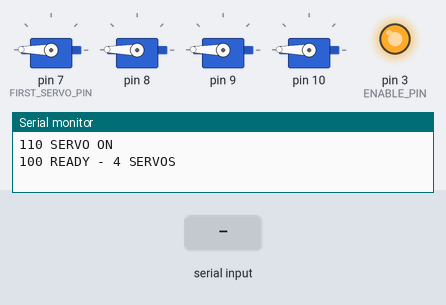
This sketch was run on a simulated Arduino Uno, built with avr-gcc and run on an emulated ATmega328P. Parts: 4 × servo, output pins drawn as LEDs (lit = HIGH), the last lines printed to the serial monitor. Inputs (shaded band) come from the test bench.

Above: at 1.9 s.
2.0 s: "1 90\n" received over Serial
At 3.0 s:
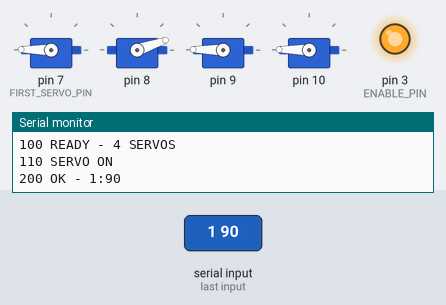
5.0 s: "1 90 45\n" received over Serial
At 8.3 s:
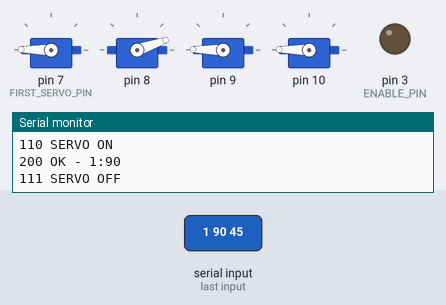
Timing chart, 0 to 9.8 s (numbered marks = the images above; inputs shaded):
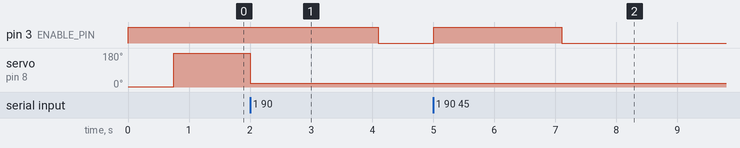

The sketch:

status-display.ino
```cpp
/**
 * Driver for Arduino-based status display with NUM_SERVOS servos that
 * are mounted inside dials.  Uses a custom designed interface card
 * for the servos, but you can connect the servos directly to the pins
 * as well.
 *
 * Needs a bit of cleanup, but this is workable.
 *
 *
 * TODO(borud): Fix return codes so they are more consistent and
 *              document them
 *
 * TODO(borud): Make wakeup time proportional to longest travel needed
 *              so we can reduce amount of time needed for servos to
 *              be on.  They are noisy and annoying.
  *
 * @author borud
 */

#include <string.h>
#include <Servo.h>

#define NUM_SERVOS   4
#define SERVO_MIN    1
#define SERVO_MAX  179

#define SERVO_MIN_PULSE_WIDTH 500
#define SERVO_MAX_PULSE_WIDTH 2500

#define FIRST_SERVO_PIN     7
#define ENABLE_PIN          3
#define SERIAL_BUFFER_SIZE 80

// Whenever we write to the servos we keep the power on for
// a few seconds to make sure the servos have time to react.
#define WAKEUP_MILLIS           2100

// Wake up servos every 10 minutes to adjust for drift
#define PERIODIC_WAKEUP_MILLIS  600000l

// Define how we map input values to the servos and read them from the
// servo lib.  This just maps a 0-100 value range to the dials.
#define MAP_SERVO(x) map(x, 0, 100, SERVO_MAX, SERVO_MIN)
#define MAP_SERVO_REVERSE(x) map(x, SERVO_MAX, SERVO_MIN, 0, 100)

static Servo servos[NUM_SERVOS];
static char buffer[SERIAL_BUFFER_SIZE];
static byte buffer_offset = 0;
static boolean overflow_mode = false;

// Variables for tracking wakeup state and the timestamp of the last
// wakeup period start.
static boolean wakeup = false;
static long last_wakeup = 0;


void setup() {
    Serial.begin(9600);

    // Set up the enable pin
    pinMode(ENABLE_PIN, OUTPUT);
    digitalWrite(ENABLE_PIN, LOW);

    // Attach all the servos and "zero" the values
    for (int i = 0; i < NUM_SERVOS; i++) {
        servos[i].attach(FIRST_SERVO_PIN + i, SERVO_MIN_PULSE_WIDTH, SERVO_MAX_PULSE_WIDTH);
        servos[i].write(MAP_SERVO(0));
    }

    memset(buffer, 0, SERIAL_BUFFER_SIZE);

    show_initial();

    Serial.print(F("100 READY - "));
    Serial.print(NUM_SERVOS);
    Serial.println(F(" SERVOS"));
}

/**
 * Whenever this is called we turn on the enable pin for the servos
 * and record the time when the servos were turned on.  After
 * WAKEUP_MILLIS milliseconds we turn them off again.
 */
void servo_wakeup() {
    digitalWrite(ENABLE_PIN, HIGH);
    last_wakeup = millis();
    wakeup = true;

    // Attach all the servos
    for (int i = 0; i < NUM_SERVOS; i++) {
        servos[i].attach(FIRST_SERVO_PIN + i, SERVO_MIN_PULSE_WIDTH, SERVO_MAX_PULSE_WIDTH);
    }

    Serial.println("110 SERVO ON");
}

/**
 * This gets called from the main loop to determine if we are in
 * wakeup mode and if so, if it is time to set the enable pin low and
 * shut down the servos.
 *
 */
void servo_wakeup_timeout() {
    long now = millis();

    if (wakeup) {
        if ((now - last_wakeup) > WAKEUP_MILLIS) {
            digitalWrite(ENABLE_PIN, LOW);
            wakeup = false;

            // For some reason the lower spec servos I've tried tend to
            for (int i = 0; i < NUM_SERVOS; i++) {
                servos[i].detach();
            }

            Serial.println("111 SERVO OFF");
        }
    }
}

/**
 * Upon startup, just run all of the servos to the maximum value and
 * then to 0.
 */
void show_initial() {
    servo_wakeup();
    for (int i = 0; i < NUM_SERVOS; i++) {
        servos[i].write(MAP_SERVO(100));
    }

    delay(750);

    for (int i = 0; i < NUM_SERVOS; i++) {
        servos[i].write(MAP_SERVO(0));
    }
}

/**
 * Show the help text on the serial line.
 */
void show_help() {
    Serial.println(F("101 s (status)  - show status of all servos"));
    Serial.println(F("101 a <n>       - set all servos to <n>"));
    Serial.println(F("101 c (clear)   - set all servos to 0"));
    Serial.println(F("101 w (wakeup)  - wake up the servos for a few seconds"));
    Serial.println(F("101 h (help)    - show this text"));
    Serial.println(F("101 <n> <v>     - set servo n to value v (0..100)"));
}

/**
 * Show the state of each servo.
 */
void show_status() {
    for (int i = 0; i < NUM_SERVOS; i++) {
        Serial.print(F("102 "));
        Serial.print(i);
        Serial.print(":");
        Serial.println(MAP_SERVO_REVERSE(servos[i].read()));
    }
}

/**
 * Set all servos to the same value.  Useful for testing.
 */
void set_all(int value) {
    if (value > 100) {
        return;
    }

    for (int i = 0; i < NUM_SERVOS; i++) {
        servos[i].write(MAP_SERVO(value));
    }
    servo_wakeup();
}

/**
 * The format of this protocol is:
 *
 *   <servo> <value>
 *
 * Where servo is between 1 and NUM_SERVOS-1 and value is between 0
 * and 100.
 */
char* parse_command(char* s) {
    static char message_buffer[50];

    // Deal with the regular commands first
    switch (s[0]) {
        case 'w':
            servo_wakeup();
            return "206 WAKEUP OK";

        case 'h':
            show_help();
            return "201 OK";

        case 's':
            show_status();
            return "201 OK";

        case 'c':
            set_all(0);
            return "203 OK - ALL SERVOS CLEARED";

        case 'a':
            set_all(atoi(s+1));
            return "204 OK - ALL SERVOS SET";

        default:
            break;
    }

    // Invariant: none of the above commands matched so we will assume
    // that the next command is for setting servo values.
    char* val = NULL;
    for (byte b = 0; b < SERIAL_BUFFER_SIZE; b++) {
        if (s[b] == ' ') {
            s[b] = NULL;
            val = s + b + 1;
            break;
        }
    }

    if (NULL == val) {
        return "502 SYNTAX ERROR";
    }

    int servo = atoi(s);
    int value = atoi(val);

    if ((servo < 0) || (servo > (NUM_SERVOS - 1))) {
        return "503 SERVO OUT OF RANGE";
    }

    if ((value < 0) || (value > 100)) {
        return "504 VALUE OUT OF RANGE";
    }

    servos[servo].write(MAP_SERVO(value));
    servo_wakeup();

    snprintf(message_buffer, sizeof(message_buffer), "200 OK - %d:%d", servo, value);
    return message_buffer;
}

/**
 *
 */
void read_serial() {
    int loop_count = 0;

    while (Serial.available()) {
        buffer[buffer_offset] = Serial.read();

        // If we are in overflow mode just dump chars until we see a
        // NL or we have reached the loop count.  Reaching the max
        // loop count dumps us out and gives the rest of the main
        // loop() a chance to get something done.
        if (overflow_mode) {
            loop_count++;

            if ('\n' == buffer[buffer_offset]) {
                overflow_mode = false;
                return;
            }

            if (loop_count == SERIAL_BUFFER_SIZE) {
                Serial.println("501 OVERFLOW");
                return;
            }
        }

        // If we encounter a newline we have an entire command so we
        // parse it and reset the buffer offset.
        if ('\n' == buffer[buffer_offset]) {
            buffer[buffer_offset] = 0;
            buffer_offset = 0;
            Serial.println(parse_command(buffer));
            return;
        }

        // Advance buffer offset if the previous character was not a NL
        buffer_offset++;

        // If the buffer is full we just reset the buffer and dump the
        // contents.
        if (SERIAL_BUFFER_SIZE == buffer_offset) {
            buffer_offset = 0;
            overflow_mode = true;
            Serial.println("501 OVERFLOW");
            return;
        }
    }
}

/**
 * Check if it is time for executing a periodic wakeup of the servos.
 */
void periodic_wakeup() {
    static long last_periodic_wakeup = 0;

    long now = millis();
    if ((now - last_periodic_wakeup) > PERIODIC_WAKEUP_MILLIS) {
        servo_wakeup();
        last_periodic_wakeup = now;
        Serial.println(PERIODIC_WAKEUP_MILLIS);
    }
}

/**
 * The main loop.
 */
void loop() {
    read_serial();
    periodic_wakeup();
    servo_wakeup_timeout();
}
```

Measured:
- after the input at 2.0 s, pin 3 (ENABLE_PIN): HIGH → LOW after 2.1 s instead of 0.10 s; servo on pin 8: 179° → 19° at once
- after the input at 5.0 s, pin 3 (ENABLE_PIN): LOW → HIGH at once, → LOW 2.1 s later
